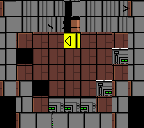

This is a level from a 2D game, rendered from its Tiled map with the project's own tilesets. A one-line summary and the complete map file follow:
An orthogonal 9x8 tile map with 16x16 px tiles, 3 tile layers (Suelo, Paredes atravesables, Paredes).

<map version="1.10" tiledversion="1.10.2" orientation="orthogonal" renderorder="right-down" width="9" height="8" tilewidth="16" tileheight="16" infinite="0" nextlayerid="5" nextobjectid="1">
 <editorsettings>
  <export target="../src/json/Almacen3.json" format="json" />
 </editorsettings>
 <tileset firstgid="1" source="Mercadona.tsx" />
 <layer id="2" name="Suelo" width="9" height="8">
  <data encoding="csv">
0,0,0,0,0,0,0,0,0,
0,0,0,0,0,0,0,0,0,
0,2,37,37,13,37,37,3,0,
0,18,1,1,1,1,1,35,0,
0,19,1,1,1,1,1,20,0,
0,0,18,1,1,1,35,0,0,
0,0,19,36,36,36,20,0,0,
0,0,0,36,0,0,0,0,0
</data>
 </layer>
 <layer id="3" name="Paredes atravesables" width="9" height="8">
  <data encoding="csv">
0,0,0,0,25,0,0,0,0,
0,0,0,0,42,0,0,0,0,
0,0,0,0,0,0,0,0,0,
0,0,0,0,0,0,0,0,0,
0,0,0,0,0,0,0,0,0,
0,0,0,0,0,0,0,0,0,
0,0,0,0,0,0,0,0,0,
0,0,0,0,0,0,0,0,0
</data>
 </layer>
 <layer id="4" name="Paredes" width="9" height="8">
  <data encoding="csv">
4,7,7,7,0,7,7,8,4,
6,7,7,9,0,7,7,7,6,
6,0,0,0,0,0,0,0,6,
6,0,0,0,0,0,0,0,6,
6,0,0,0,0,0,0,0,6,
4,4,0,0,0,0,0,4,4,
0,6,0,0,0,0,0,6,0,
0,4,5,5,5,5,5,4,0
</data>
 </layer>
</map>